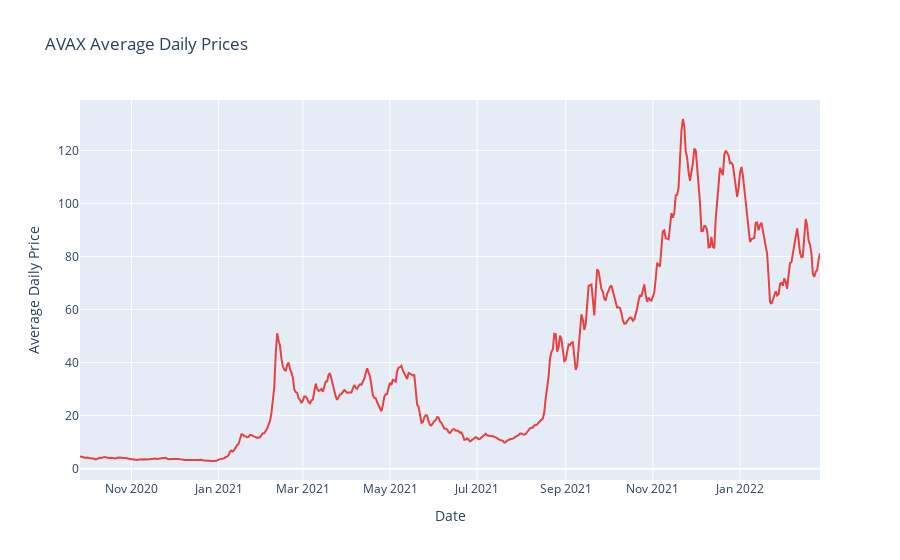

The code cell stored with this chart in its notebook:
### Code cell
def plot_close_prices():
    """
    Plot the closing prices of AVAX in plotly.
    """
    fig = px.line(avax_daily_ave, y='Average Daily Price', title='AVAX Average Daily Prices')
    fig.update_traces(line_color='#e84142')
    fig.show()
plot_close_prices()

### Figure 1 — Plotly figure (JSON) as saved in the notebook; plotly's stock layout.template omitted (floating-point values rounded to 4 significant figures; data arrays with more than 128 entries replaced by an {"elided": "..."} marker saying what was removed)
{"data": [{"hovertemplate": "Date=%{x}<br>Average Daily Price=%{y}<extra></extra>", "legendgroup": "", "line": {"color": "#e84142", "dash": "solid"}, "marker": {"symbol": "circle"}, "mode": "lines", "name": "", "orientation": "v", "showlegend": false, "type": "scatter", "x": {"elided": "519 str values"}, "xaxis": "x", "y": {"elided": "519 float values"}, "yaxis": "y"}], "layout": {"legend": {"tracegroupgap": 0}, "title": {"text": "AVAX Average Daily Prices"}, "xaxis": {"anchor": "y", "domain": [0, 1], "title": {"text": "Date"}}, "yaxis": {"anchor": "x", "domain": [0, 1], "title": {"text": "Average Daily Price"}}}}
